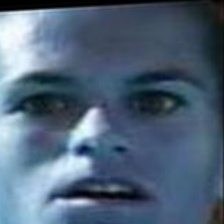
#> input picture data/augmented_dataset/Amelie_Mauresmo/processed_Amelie_Mauresmo_0001_geometric_20250504111020939712_2.jpg, 224 x 224 px
$ python -i preprocessing_data.py   (imports and definitions only)   (older library calls are emulated)
#> lines starting #> are read from the running program, lines starting #| are printed output that depends on the picture
import logging
import os
import pickle
from concurrent.futures import ThreadPoolExecutor, as_completed
from datetime import datetime
from typing import Dict, Optional, Tuple

import cv2
import numpy as np
from deepface import DeepFace
from PIL import Image
from tqdm import tqdm

# Configure logging with detailed format
# [8 lines not run here, left out]
logger = logging.getLogger('EnhancedPreprocessing')

# Configuration
BASE_DIR = os.path.dirname(os.path.abspath(__file__))
DATA_DIR = os.path.join(os.path.dirname(os.path.dirname(BASE_DIR)), 'data')
MODEL_DIR = os.path.join(os.path.dirname(os.path.dirname(BASE_DIR)), 'models')
FACE_LABELS_FILENAME = os.path.join(MODEL_DIR, 'face-labels.pickle')
METADATA_FILENAME = os.path.join(MODEL_DIR, 'preprocessing_metadata.pickle')
DEBUG_DIR = os.path.join(DATA_DIR, 'debug_rejected')
IMG_WIDTH = 224
IMG_HEIGHT = 224

# Quality thresholds (relaxed)
FACE_CONFIDENCE_THRESHOLD = 0.9
BLUR_THRESHOLD = 50
BRIGHTNESS_RANGE = (30, 255)
CONTRAST_THRESHOLD = 15
FACE_MIN_SIZE = 80


class FaceQualityError(Exception):
    """Custom exception for face quality issues."""


# [70 lines left out: functions initialize_face_detector, assess_image_quality, not called in this run]


def enhance_face(face_image: np.ndarray) -> np.ndarray:
    """Enhance face image quality through various preprocessing techniques.

    Args:
        face_image: Input face image as a NumPy array.

    Returns:
        Enhanced face image as a NumPy array.
    """
    try:
        # Convert to float32 for processing
        face_float = face_image.astype(np.float32)

        # Normalize lighting using LAB color space
        lab = cv2.cvtColor(face_float, cv2.COLOR_RGB2LAB)
#> lab: shape (224, 224, 3) float32; mean of channels 0, 1, 2 99.6, -0.2, -0.1
        l, a, b = cv2.split(lab)
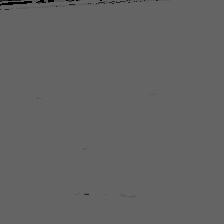
#> l: shape (224, 224) float32; min 0, max 100, mean 99.6
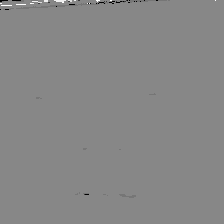
#> b: shape (224, 224) float32; min -107.9, max 94.47, mean -0.1; drawn with min black and max white
        clahe = cv2.createCLAHE(clipLimit=1.5, tileGridSize=(8, 8))
        l = clahe.apply(l.astype(np.uint8))
        enhanced_lab = cv2.merge([l, a, b])
        enhanced_rgb = cv2.cvtColor(enhanced_lab, cv2.COLOR_LAB2RGB)

        # Adjust contrast
        enhanced_rgb = cv2.normalize(
            enhanced_rgb,
            None,
            alpha=0,
            beta=255,
            norm_type=cv2.NORM_MINMAX,
            dtype=cv2.CV_8U,
        )

        return enhanced_rgb

    except Exception as e:
        logger.error(f'Error in face enhancement: {e}')
        return face_image


# [308 lines left out: functions detect_and_align_face, save_rejected_image, process_single_image, process_dataset, analyze_dataset_statistics, main, not called in this run]


# [2 lines not run here, left out]

>>> import cv2
>>> picture = cv2.cvtColor(cv2.imread('../../data/augmented_dataset/Amelie_Mauresmo/processed_Amelie_Mauresmo_0001_geometric_20250504111020939712_2.jpg'), cv2.COLOR_BGR2RGB)
>>> result = enhance_face(picture)

$ run again, on data/augmented_dataset/Angelina_Jolie/processed_Angelina_Jolie_0005_noise_20250504111037332555_11.jpg
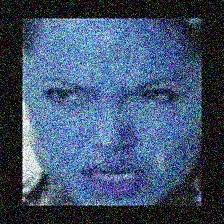
#> input picture data/augmented_dataset/Angelina_Jolie/processed_Angelina_Jolie_0005_noise_20250504111037332555_11.jpg, 224 x 224 px
#> lab: shape (224, 224, 3) float32; mean of channels 0, 1, 2 98.3, -0.4, 0.8
#> in enhance_face, `l, a, b = cv2.split(lab)`:
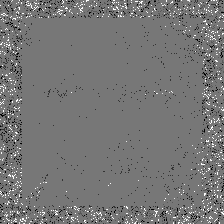
#> a: shape (224, 224) float32; min -86.19, max 98.23, mean -0.4; drawn with min black and max white
#> in enhance_face, `l, a, b = cv2.split(lab)`:
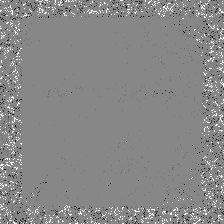
#> b: shape (224, 224) float32; min -107.9, max 94.47, mean 0.8; drawn with min black and max white

$ run again, on data/augmented_dataset/Atal_Bihari_Vajpayee/processed_Atal_Bihari_Vajpayee_0001_noise_20250504111053992919_9.jpg
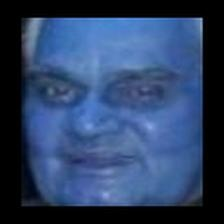
#> input picture data/augmented_dataset/Atal_Bihari_Vajpayee/processed_Atal_Bihari_Vajpayee_0001_noise_20250504111053992919_9.jpg, 224 x 224 px
#> lab: shape (224, 224, 3) float32; mean of channels 0, 1, 2 75.4, -0.3, -0.5
#> in enhance_face, `l, a, b = cv2.split(lab)`:
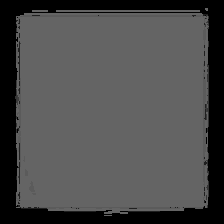
#> l: shape (224, 224) float32; min 0, max 100, mean 75.4
#> in enhance_face, `l, a, b = cv2.split(lab)`:
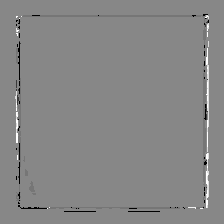
#> b: shape (224, 224) float32; min -107.9, max 94.47, mean -0.5; drawn with min black and max white
